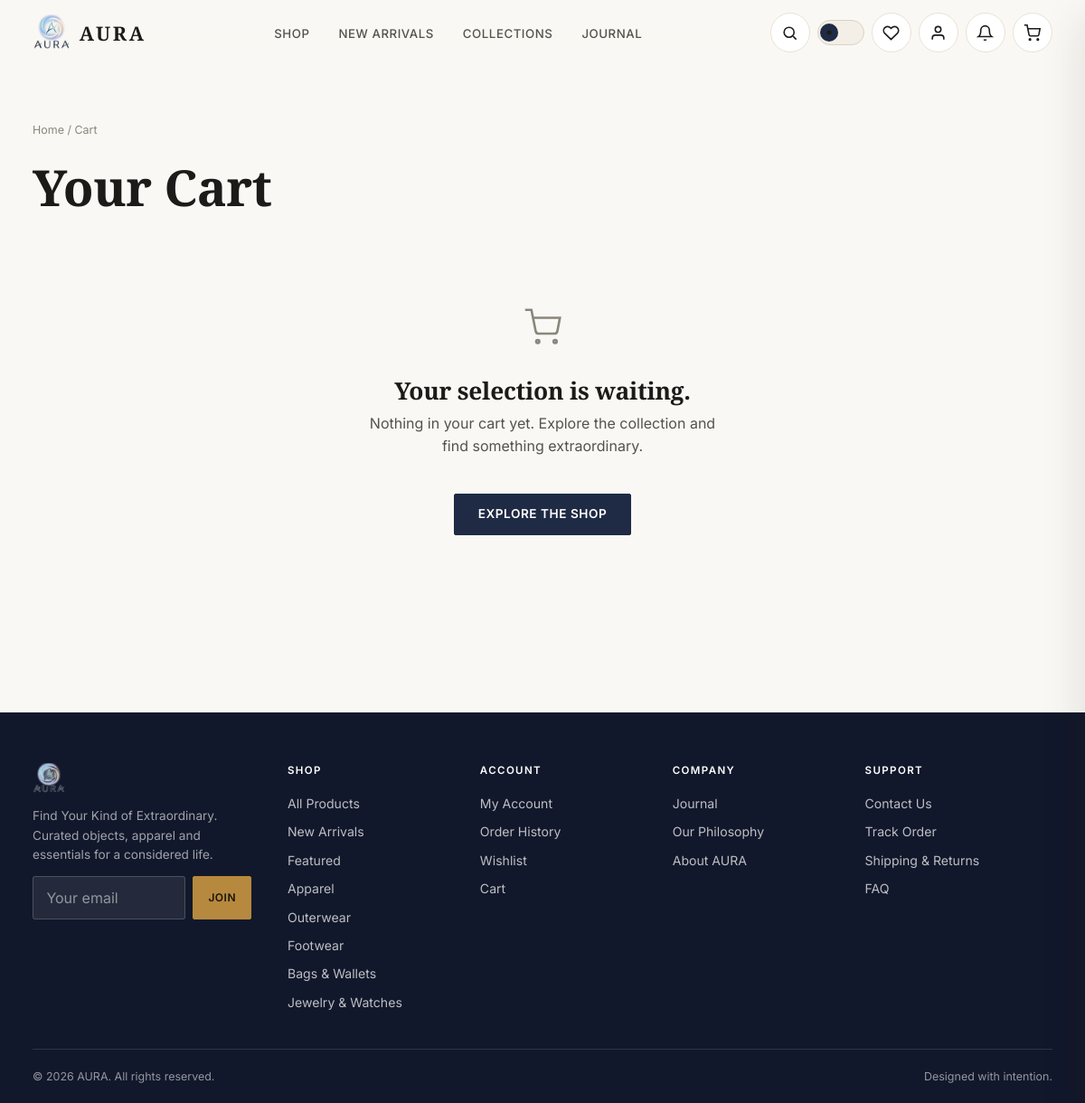
The page /cart/ (signed in) on the database as committed earlier.
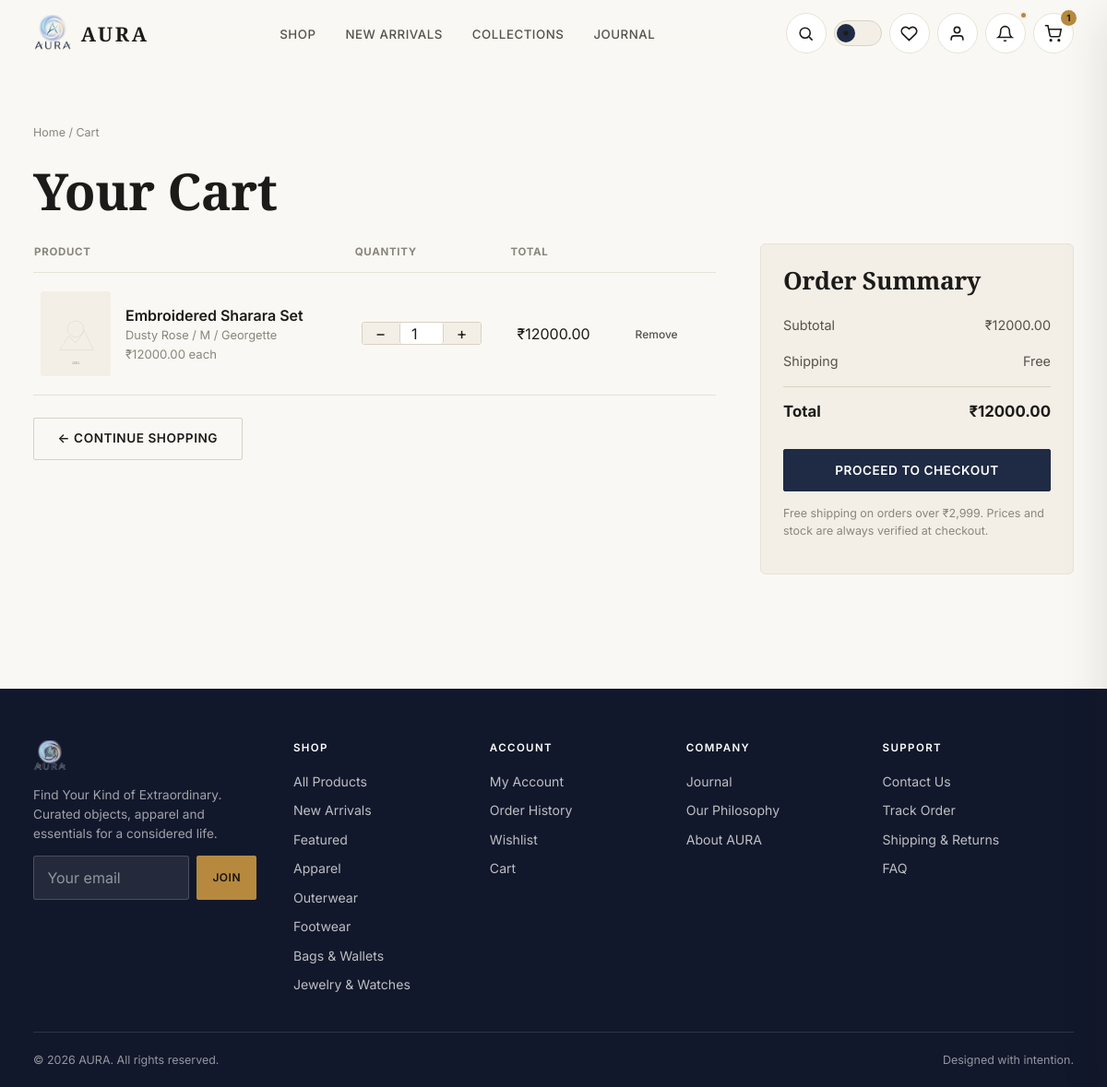
The same page on the database as committed later.
### store/models.py (models this page shows, shortened)
class Category(models.Model):
    name = models.CharField(max_length=100, unique=True)
    slug = models.SlugField(max_length=120, unique=True, blank=True)
    description = models.TextField(blank=True)
    image_url = models.URLField(blank=True, help_text='External editorial image representing this category.')
    display_order = models.PositiveIntegerField(default=0)
    is_active = models.BooleanField(default=True)
    created_at = models.DateTimeField(auto_now_add=True)
    class Meta:
        verbose_name_plural = 'Categories'
        ordering = ['display_order', 'name']
    def get_absolute_url(self):
        return reverse('store:category_detail', kwargs={'slug': self.slug})

class Product(models.Model):
    name = models.CharField(max_length=200)
    slug = models.SlugField(max_length=220, unique=True, blank=True)
    category = models.ForeignKey(Category, on_delete=models.SET_NULL, null=True, related_name='products')
    short_description = models.CharField(max_length=250, blank=True)
    description = models.TextField()
    price = models.DecimalField(max_digits=10, decimal_places=2, validators=[MinValueValidator(0)])
    compare_at_price = models.DecimalField(
        max_digits=10, decimal_places=2, null=True, blank=True,
        help_text='Original price to display as struck-through, if this item is discounted.'
    )
    sku = models.CharField(max_length=40, unique=True)
    stock_quantity = models.PositiveIntegerField(default=0)
    image = models.ImageField(upload_to='products/', blank=True, null=True)
    image_url = models.URLField(blank=True, help_text='Fallback external image URL if no file uploaded.')
    is_featured = models.BooleanField(default=False)
    is_new_arrival = models.BooleanField(default=False)
    is_active = models.BooleanField(default=True)
    material = models.CharField(max_length=120, blank=True)
    weight = models.CharField(max_length=60, blank=True, help_text='Display weight, e.g. "180g"')
    created_at = models.DateTimeField(auto_now_add=True)
    updated_at = models.DateTimeField(auto_now=True)
    class Meta:
        ordering = ['-created_at']
        indexes = [
            models.Index(fields=['slug']),
            models.Index(fields=['is_active', 'is_featured']),
            models.Index(fields=['is_active', 'is_new_arrival']),
        ]
    def get_absolute_url(self):
        return reverse('store:product_detail', kwargs={'slug': self.slug})
    @property
    def display_image(self):
        if self.image:
            return self.image.url
        if self.image_url:
            return self.image_url
        return ''

class ProductVariant(models.Model):
    product = models.ForeignKey(Product, on_delete=models.CASCADE, related_name='variants')
    size = models.CharField(max_length=30, blank=True)
    color = models.CharField(max_length=40, blank=True)
    material = models.CharField(max_length=80, blank=True)
    sku = models.CharField(max_length=50, unique=True)
    price_override = models.DecimalField(
        max_digits=10, decimal_places=2, null=True, blank=True,
        help_text='Leave blank to use the base product price for this variant.'
    )
    stock_quantity = models.PositiveIntegerField(default=0)
    is_default = models.BooleanField(default=False)
    is_active = models.BooleanField(default=True)
    created_at = models.DateTimeField(auto_now_add=True)
    class Meta:
        ordering = ['id']
    @property
    def label(self):
        parts = [p for p in [self.color, self.size, self.material] if p]
        return ' / '.join(parts) if parts else self.sku
    @property
    def effective_price(self):
        return self.price_override if self.price_override is not None else self.product.price

### cart/models.py (models this page shows, shortened)
class CartItem(models.Model):
    cart = models.ForeignKey(Cart, on_delete=models.CASCADE, related_name='items')
    product = models.ForeignKey('store.Product', on_delete=models.CASCADE, related_name='cart_items')
    variant = models.ForeignKey('store.ProductVariant', on_delete=models.SET_NULL, null=True, blank=True, related_name='cart_items')
    quantity = models.PositiveIntegerField(default=1)
    added_at = models.DateTimeField(auto_now_add=True)
    class Meta:
        unique_together = ('cart', 'product', 'variant')
        ordering = ['-added_at']
    @property
    def unit_price(self):
        return self.variant.effective_price if self.variant else self.product.price
    @property
    def line_total(self):
        return self.unit_price * self.quantity
    @property
    def available_stock(self):
        return self.variant.stock_quantity if self.variant else self.product.stock_quantity
    @property
    def exceeds_stock(self):
        return self.quantity > self.available_stock

class Cart(models.Model):
    user = models.OneToOneField(settings.AUTH_USER_MODEL, on_delete=models.CASCADE, null=True, blank=True, related_name='cart')
    session_key = models.CharField(max_length=40, null=True, blank=True, unique=True)
    created_at = models.DateTimeField(auto_now_add=True)
    updated_at = models.DateTimeField(auto_now=True)
    @property
    def items_qs(self):
        return self.items.select_related('product', 'product__category').all()
    @property
    def total_items(self):
        return sum(item.quantity for item in self.items_qs)
    @property
    def subtotal(self):
        return sum((item.line_total for item in self.items_qs), Decimal('0.00'))
    @property
    def shipping_cost(self):
        if self.subtotal == 0:
            return Decimal('0.00')
        if self.subtotal >= Decimal(str(settings.FREE_SHIPPING_THRESHOLD)):
            return Decimal('0.00')
        return Decimal(str(settings.SHIPPING_FLAT_RATE))
    @property
    def total(self):
        return self.subtotal + self.shipping_cost

### cart/views.py (the view)
# urls.py: path('', views.cart_detail, name='cart_detail'),
@require_GET
def cart_detail(request):
    cart = request.cart
    items = cart.items_qs
    return render(request, 'cart/cart.html', {'cart': cart, 'items': items})

### templates/cart/cart.html (shortened to what this page needs)
{% extends 'base.html' %}
{% load static %}
{% block content %}
<section class="section container">
  <div class="breadcrumbs"><a href="{% url 'core:home' %}">Home</a> / Cart</div>
  <h1>Your Cart</h1>
  {% if items %}
    <div class="cart-layout">
      <div>
        <table class="cart-table">
          <thead>
            <tr>
              <th>Product</th>
              <th>Quantity</th>
              <th>Total</th>
              <th></th>
            </tr>
          </thead>
          <tbody>
            {% for item in items %}
              <tr data-cart-row>
                <td>
                  <div class="cart-line-product">
                    {% if item.product.display_image %}
                      <img src="{{ item.product.display_image }}" alt="{{ item.product.name }}" onerror="this.onerror=null;this.src='{% static 'images/product-fallback.svg' %}';">
                    {% else %}
                      <img src="{% static 'images/product-fallback.svg' %}" alt="{{ item.product.name }}">
                    {% endif %}
                    <div>
                      <a href="{{ item.product.get_absolute_url }}" style="font-weight:600;">{{ item.product.name }}</a>
                      {% if item.variant %}<div class="text-muted" style="font-size:0.8rem;">{{ item.variant.label }}</div>{% endif %}
                      <div class="text-muted" style="font-size:0.82rem;">₹{{ item.unit_price|floatformat:2 }} each</div>
                    </div>
                  </div>
                </td>
                <td>
                  <form data-cart-item-form action="{% url 'cart:update_cart_item' item.id %}" method="post" class="qty-stepper">
                    <button type="button" data-step="-1" aria-label="Decrease quantity">&minus;</button>
                    <input type="number" name="quantity" value="{{ item.quantity }}" min="0" max="{{ item.available_stock }}" aria-label="Quantity">
                    <button type="button" data-step="1" aria-label="Increase quantity">+</button>
                  </form>
                </td>
                <td data-line-total>₹{{ item.line_total|floatformat:2 }}</td>
                <td>
                  <button type="button" class="btn-ghost btn-sm" data-remove-item="{% url 'cart:remove_from_cart' item.id %}">Remove</button>
                </td>
              </tr>
            {% endfor %}
          </tbody>
        </table>
        <a href="{% url 'store:shop' %}" class="btn btn-outline" style="margin-top:1.5rem;">&larr; Continue Shopping</a>
      </div>
      <div class="summary-box">
        <h3 style="margin-top:0;">Order Summary</h3>
        <div class="summary-row"><span>Subtotal</span><span data-cart-subtotal>₹{{ cart.subtotal|floatformat:2 }}</span></div>
        <div class="summary-row"><span>Shipping</span><span data-cart-shipping>{% if cart.shipping_cost == 0 %}Free{% else %}₹{{ cart.shipping_cost|floatformat:2 }}{% endif %}</span></div>
        <div class="summary-row total"><span>Total</span><span data-cart-total>₹{{ cart.total|floatformat:2 }}</span></div>
        <a href="{% url 'orders:checkout' %}" class="btn btn-primary btn-block" style="margin-top:1.25rem;">Proceed to Checkout</a>
        <p class="text-muted" style="font-size:0.78rem; margin-top:0.85rem;">Free shipping on orders over ₹2,999. Prices and stock are always verified at checkout.</p>
      </div>
    </div>
  {% else %}
    <div class="empty-state">
      <div class="icon">
        <svg width="42" height="42" viewBox="0 0 24 24" fill="none" stroke="currentColor" stroke-width="1.5"><circle cx="9" cy="21" r="1"/><circle cx="20" cy="21" r="1"/><path d="M1 1h4l2.68 13.39a2 2 0 0 0 2 1.61h9.72a2 2 0 0 0 2-1.61L23 6H6"/></svg>
      </div>
      <h3>Your selection is waiting.</h3>
      <p>Nothing in your cart yet. Explore the collection and find something extraordinary.</p>
      <a href="{% url 'store:shop' %}" class="btn btn-primary">Explore the Shop</a>
    </div>
  {% endif %}
</section>
{% endblock %}

### templates/base.html (shortened to what this page needs)
{% load static %}<!DOCTYPE html>
<html lang="en" data-theme="light" {% if user.is_authenticated and user.profile.theme_preference != 'system' %}data-user-theme-pref="{{ user.profile.theme_preference }}"{% endif %}>
<head>
<link rel="stylesheet" href="{% static 'css/themes.css' %}">
<link rel="stylesheet" href="{% static 'css/base.css' %}">
<link rel="stylesheet" href="{% static 'css/components.css' %}">
<link rel="stylesheet" href="{% static 'css/responsive.css' %}">
</head>
<body>
{% include 'includes/navbar.html' %}
<main id="main-content">
{% block content %}{% endblock %}
</main>
{% include 'includes/footer.html' %}
</body>
</html>

### templates/includes/navbar.html (shortened to what this page needs)
{% load static %}
<header class="site-header">
  <div class="container navbar">
    <a href="{% url 'core:home' %}" class="brand" aria-label="AURA home">
      <img src="{% static 'images/aura-logo-transparent.png' %}" alt="AURA">
      <span class="brand-word">AURA</span>
    </a>
    <nav aria-label="Primary">
      <ul class="nav-links">
        <li><a href="{% url 'store:shop' %}" class="{% if request.resolver_match.url_name == 'shop' %}is-active{% endif %}">Shop</a></li>
        <li><a href="{% url 'store:shop' %}?collection=new">New Arrivals</a></li>
        <li><a href="{% url 'store:shop' %}?collection=featured">Collections</a></li>
        <li><a href="{% url 'core:journal' %}">Journal</a></li>
      </ul>
    </nav>
    <div class="nav-actions">
      <button type="button" class="btn-icon" data-search-open aria-label="Search products">
        <svg width="19" height="19" viewBox="0 0 24 24" fill="none" stroke="currentColor" stroke-width="2"><circle cx="11" cy="11" r="7"/><line x1="21" y1="21" x2="16.65" y2="16.65"/></svg>
      </button>
      <button type="button" class="theme-toggle" data-theme-toggle role="switch" aria-checked="false" aria-label="Switch to dark theme">
        <span class="knob">
          <svg viewBox="0 0 24 24" fill="currentColor"><circle cx="12" cy="12" r="5"/></svg>
        </span>
      </button>
      <a href="{% if request.user.is_authenticated %}{% url 'wishlist:wishlist_detail' %}{% else %}{% url 'accounts:login' %}?next={% url 'wishlist:wishlist_detail' %}{% endif %}" class="btn-icon nav-icon-wrap" aria-label="Wishlist">
        <svg width="19" height="19" viewBox="0 0 24 24" fill="none" stroke="currentColor" stroke-width="2"><path d="M20.8 4.6a5.5 5.5 0 0 0-7.8 0L12 5.6l-1-1a5.5 5.5 0 0 0-7.8 7.8l1 1L12 21l7.8-7.6 1-1a5.5 5.5 0 0 0 0-7.8z"/></svg>
      </a>
      <a href="{% if request.user.is_authenticated %}{% url 'accounts:account_dashboard' %}{% else %}{% url 'accounts:login' %}{% endif %}" class="btn-icon" aria-label="Account">
        <svg width="19" height="19" viewBox="0 0 24 24" fill="none" stroke="currentColor" stroke-width="2"><path d="M20 21v-2a4 4 0 0 0-4-4H8a4 4 0 0 0-4 4v2"/><circle cx="12" cy="7" r="4"/></svg>
      </a>
      {% if request.user.is_authenticated %}
      <a href="{% url 'notifications:notification_list' %}" class="btn-icon nav-icon-wrap" aria-label="Notifications, {{ unread_notification_count }} unread">
        <svg width="19" height="19" viewBox="0 0 24 24" fill="none" stroke="currentColor" stroke-width="2"><path d="M18 8a6 6 0 0 0-12 0c0 7-3 9-3 9h18s-3-2-3-9"/><path d="M13.7 21a2 2 0 0 1-3.4 0"/></svg>
        {% if unread_notification_count > 0 %}<span class="notif-dot"></span>{% endif %}
      </a>
      {% endif %}
      <a href="{% url 'cart:cart_detail' %}" class="btn-icon nav-icon-wrap" aria-label="Cart">
        <svg width="19" height="19" viewBox="0 0 24 24" fill="none" stroke="currentColor" stroke-width="2"><circle cx="9" cy="21" r="1"/><circle cx="20" cy="21" r="1"/><path d="M1 1h4l2.68 13.39a2 2 0 0 0 2 1.61h9.72a2 2 0 0 0 2-1.61L23 6H6"/></svg>
        {% if cart_item_count > 0 %}<span class="nav-badge" data-cart-count>{{ cart_item_count }}</span>{% endif %}
      </a>
    </div>
  </div>
</header>

### templates/includes/footer.html (shortened to what this page needs)
{% load static %}
<footer class="site-footer">
  <div class="container">
    <div class="footer-grid">
      <div class="footer-brand">
        <img src="{% static 'images/aura-logo-transparent.png' %}" alt="AURA">
        <p>{{ SITE_TAGLINE }} Curated objects, apparel and essentials for a considered life.</p>
        <form class="newsletter-form" data-newsletter-form action="{% url 'core:newsletter_signup' %}" method="post">
          <input type="email" name="email" placeholder="Your email" required aria-label="Email for newsletter">
          <button type="submit" class="btn btn-gold btn-sm">Join</button>
        </form>
      </div>
      <div>
        <h5>Shop</h5>
        <ul>
          <li><a href="{% url 'store:shop' %}">All Products</a></li>
          <li><a href="{% url 'store:shop' %}?collection=new">New Arrivals</a></li>
          <li><a href="{% url 'store:shop' %}?collection=featured">Featured</a></li>
          {% for c in footer_categories %}<li><a href="{{ c.get_absolute_url }}">{{ c.name }}</a></li>{% endfor %}
        </ul>
      </div>
      <div class="footer-col-account">
        <h5>Account</h5>
        <ul>
          <li><a href="{% url 'accounts:account_dashboard' %}">My Account</a></li>
          <li><a href="{% url 'orders:order_history' %}">Order History</a></li>
          <li><a href="{% url 'wishlist:wishlist_detail' %}">Wishlist</a></li>
          <li><a href="{% url 'cart:cart_detail' %}">Cart</a></li>
        </ul>
      </div>
      <div>
        <h5>Company</h5>
        <ul>
          <li><a href="{% url 'core:journal' %}">Journal</a></li>
          <li><a href="{% url 'core:home' %}#philosophy">Our Philosophy</a></li>
          <li><a href="{% url 'core:home' %}#story">About AURA</a></li>
        </ul>
      </div>
      <div>
        <h5>Support</h5>
        <ul>
          <li><a href="{% url 'core:contact' %}">Contact Us</a></li>
          <li><a href="{% url 'orders:order_history' %}">Track Order</a></li>
          <li><a href="{% url 'core:home' %}#shipping">Shipping &amp; Returns</a></li>
          <li><a href="{% url 'core:home' %}#faq">FAQ</a></li>
        </ul>
      </div>
    </div>
    <div class="footer-bottom">
      <span>&copy; {% now "Y" %} AURA. All rights reserved.</span>
      <span>Designed with intention.</span>
    </div>
  </div>
</footer>

### templates/includes/mobile_drawer.html (shortened to what this page needs)
{% load static %}

Rows that differ between the two databases and show on the page:
added CartItem: product.name "Embroidered Sharara Set", variant.label "Dusty Rose / M / Georgette", unit_price "12000.00", quantity "1", line_total "12000.00"
now on this page (row unchanged): Cart: subtotal "12000.00", total "12000.00"
Other text that changed with them:
{{ cart_item_count }}: (not shown) → "1"
text no longer shown: "Your selection is waiting. Nothing in your cart yet. Explore the collection and find something extraordinary. EXPLORE THE SHOP"
text now shown: "PRODUCT QUANTITY TOTAL ← CONTINUE SHOPPING Order Summary Subtotal ₹ Shipping Free Total ₹ PROCEED TO CHECKOUT Free shipping on orders over ₹2,999. Prices and stock are always verified at checkout."
